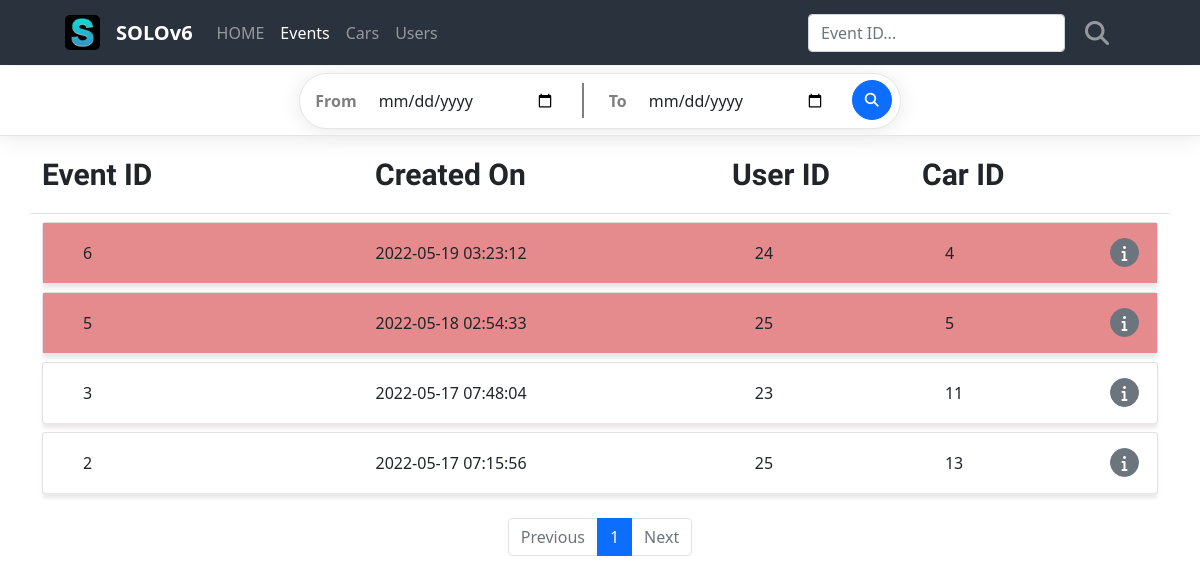
Before: / with the older database file.
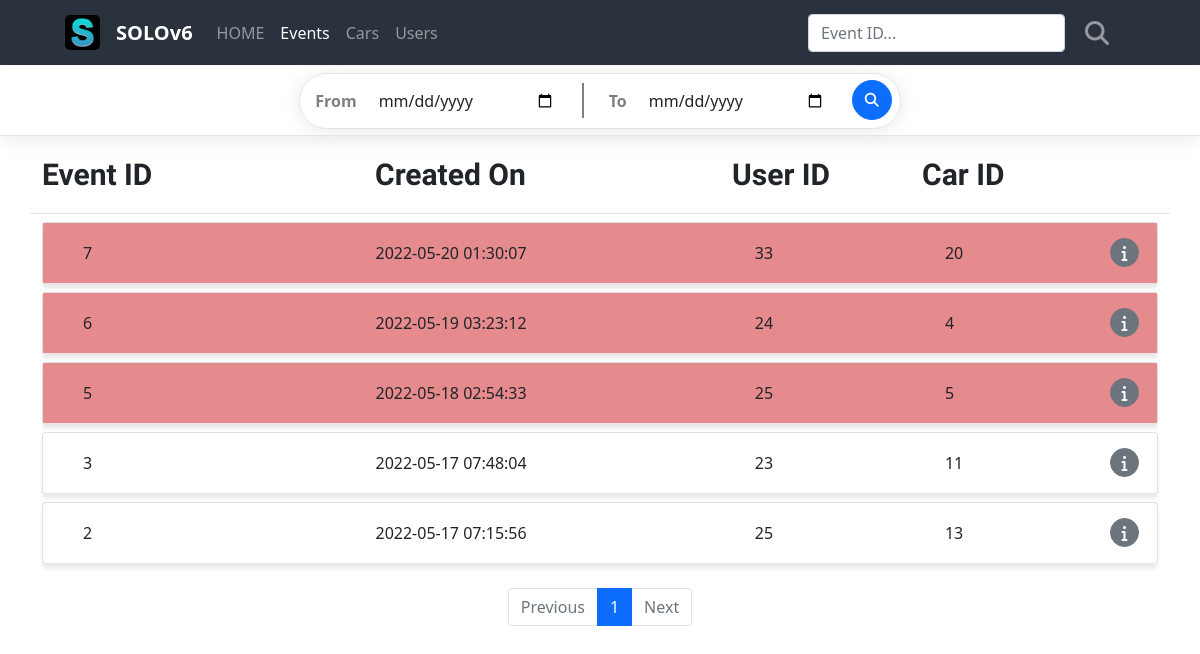
After: the same page with the newer database file.
### project/models/event.py (models this page shows)
class Event(db.Model):
    id = db.Column(db.Integer, primary_key=True)
    user_id = db.Column(db.Integer, db.ForeignKey('user.id', ondelete='CASCADE'))
    car_id = db.Column(db.Integer, db.ForeignKey('car.id', ondelete='CASCADE'))
    path_original = db.Column(db.String(100), unique=True, nullable=False)
    created_on = db.Column(db.DateTime(), default=func.now())
    is_damaged = db.Column(db.Boolean(), nullable=True)
    user = db.relationship('User', backref=db.backref('user_set'))
    car = db.relationship('Car', backref=db.backref('car_set'))

### project/routes/base_routes.py (the view)
@blueprint.route('/')
def index():
    input_from = request.args.get('input_from', default='')
    input_to = request.args.get('input_to', default='')
    page = request.args.get('page', type=int ,default=1)
    needle = request.args.get('needle', type=str, default='')
    event_list = EventModel.query.filter(
        EventModel.is_damaged != None
    ).order_by(
        EventModel.created_on.desc()
    )
    if needle:
        event_list = event_list.filter(
            EventModel.id.ilike(needle)
        )
    if input_from and input_to:
        event_list = event_list.filter(and_
            (func.date(EventModel.created_on) >= input_from),
            (func.date(EventModel.created_on) <= input_to)
        )
    event_list = event_list.paginate(page, per_page=10)
    return render_template('index.html', event_list=event_list, page=page)

### project/templates/index.html (shortened to what this page needs)
{% extends 'base.html' %}
{% block head %}
<link rel="stylesheet" href="../static/css/events.css">
{% endblock %}
{% block content %}
<nav class="navbar navbar-expand-lg navbar-dark">
    <div class="container-fluid">
        <a class="navbar-logo" href="{{ url_for('base.index') }}">
            <img class="logo" src="../static/images/favicons.ico/favicon-96x96.png" alt="Logo" height="35" width="35">
        </a>
        <a class="navbar-brand" href="{{ url_for('base.index') }}">SOLOv6</a>
        <div class="collapse navbar-collapse" id="navbarSupportedContent">
            <ul class="navbar-nav me-auto mb-2 mb-lg-0">
                <li class="nav-item">
                    <a class="nav-link active" aria-current="page" href="{{ url_for('base.index') }}">HOME</a>
                </li>
                <li class="nav-item">
                    <a class="nav-link active" href="{{ url_for('base.index') }}">Events</a>
                </li>
                <li class="nav-item">
                    <a class="nav-link active" href="{{ url_for('cars.cars') }}">Cars</a>
                </li>
                <li class="nav-item">
                    <a class="nav-link active" href="{{ url_for('users.users') }}">Users</a>
                </li>
            </ul>
            <form id="search-form" class="d-flex" action="{{ url_for('base.index') }}" method="get">
                <input id="needle search-needle" class="form-control me-2 search-form" type="text" name="needle" value="{{ needle or '' }}" placeholder="Event ID..." aria-label="Search">
                <button id="btn-search" class="btn search-btn" type="submit">
                    <i class="fa-solid fa-magnifying-glass fa-xl"></i>
                </button>
            </form>
        </div>
    </div>
</nav>
<div class="main">
    <div class="calendar-box">
        <div class="calendar-col">
            <form class="row calendar-form" action="{{ url_for('base.index') }}" method="get">
                <div class="col calendar-input-box">
                    <label for="startDate" id="input_from" class="calendar-input-label">From</label>
                    <input id="startDate" class="form-control calendar-input" type="date" name="input_from" value="''"/>
                    <div id="calendar-input-bar"></div>
                    <label for="endDate" id="input_to" class="calendar-input-label">To</label>
                    <input id="endDate" class="form-control calendar-input" type="date" name="input_to" value="''"/>
                </div>
                <div class="col calendar-btn-box">
                    <button id="calendar-btn" type="submit" class="btn btn-primary mb-3 calendar-btn">
                        <i class="fa-solid fa-magnifying-glass fa-sm"></i>
                    </button>
                </div>
            </form>
        </div>
    </div>
    <div class="container list-box">
        <div class="row list-title-box border-bottom">
            <div class="col-3 list-title my-3 me-5">
                Event ID
            </div>
            <div class="col-3 list-title my-3 me-5">
                Created On
            </div>
            <div class="col-2 list-title my-3 ms-4">
                User ID
            </div>
            <div class="col list-title my-3">
                Car ID
            </div>
        </div>
        {% if event_list %}
            {% for event in event_list.items %}
            {% if event.is_damaged == False %}
            <div class="card my-2">
                <div class="card-body">
                    <div class="row card-body-row">
                        <div class="col-3 list-col me-2">
                            {{ event.id }}
                        </div>
                        <div class="col-4 list-col">
                            {{ event.created_on }}
                        </div>
                        <div class="col list-col me-5">
                            {{ event.user_id }}
                        </div>
                        <div class="col list-col ms-4">
                            {{ event.car_id }}
                        </div>
                        <div class="col detail-box">
                            <form class="detail-form" action="{{ url_for('base.detail', id=event.id) }}" method="get">
                                <button type="submit" class="btn btn-secondary mb-3 detail-btn">
                                    <i class="fa-solid fa-info"></i>
                                </button>
                            </form>
                        </div>
                    </div>
                </div>
            </div>
            {% elif event.is_damaged == True %}
            <div class="card my-2">
                <div class="card-body background-red">
                    <div class="row card-body-row">
                        <div class="col-3 list-col me-2">
                            {{ event.id }}
                        </div>
                        <div class="col-4 list-col">
                            {{ event.created_on }}
                        </div>
                        <div class="col list-col me-5">
                            {{ event.user_id }}
                        </div>
                        <div class="col list-col ms-4">
                            {{ event.car_id }}
                        </div>
                        <div class="col detail-box">
                            <form class="detail-form" action="{{ url_for('base.detail', id=event.id) }}" method="get">
                                <button type="submit" class="btn btn-secondary mb-3 detail-btn">
                                    <i class="fa-solid fa-info"></i>
                                </button>
                            </form>
                        </div>
                    </div>
                </div>
            </div>
            {% endif %}
            {% endfor %}
        {% else %}
        <div class="row">
            <div class="col-12">
                <h2>❌ No Event Created ❌</h2>
            </div>
        </div>
        {% endif %}
    </div>
</div>
<ul class="pagination my-4 justify-content-center">
    {% if event_list.has_prev %}
    <li class="page-item">
        <a class="page-link" href="?input_from={{ request.args.get('input_from') or '' }}&input_to={{ request.args.get('input_to') or '' }}&page={{ event_list.prev_num }}">Previous</a>
    </li>
    {% else %}
    <li class="page-item disabled">
        <a class="page-link" tabindex="-1" aria-disabled="true" href="javascript:void(0)">Previous</a>
    </li>
    {% endif %}
    {% for page_num in event_list.iter_pages() %}
    {% if page_num %}
    {% if page_num != event_list.page %}
    <li class="page-item">
        <a class="page-link" href="?input_from={{ request.args.get('input_from') or '' }}&input_to={{ request.args.get('input_to') or '' }}&page={{ page_num }}">{{ page_num }}</a>
    </li>
    {% else %}
    <li class="page-item active" aria-current="page">
        <a class="page-link" href="javascript:void(0)">{{ page_num }}</a>
    </li>
    {% endif %}
    {% else %}
    <li class="disabled">
        <a class="page-link" href="javascript:void(0)">...</a>
    </li>
    {% endif %}
    {% endfor %}
    {% if event_list.has_next %}
    <li class="page-item">
        <a class="page-link" href="?input_from={{ request.args.get('input_from') or '' }}&input_to={{ request.args.get('input_to') or '' }}&page={{ event_list.next_num }}">Next</a>
    </li>
    {% else %}
    <li class="page-item disabled">
        <a class="page-link" tabindex="-1" aria-disabled="true" href="javascript:void(0)">Next</a>
    </li>
    {% endif %}
</ul>
{% endblock %}

### project/templates/base.html (shortened to what this page needs)
<!DOCTYPE html>
<html lang="en">
<head>
    <link rel="stylesheet" href="{{ url_for('static', filename='css/bootstrap.min.css') }}">
    <link rel="stylesheet" href="https://cdnjs.cloudflare.com/ajax/libs/font-awesome/6.1.1/css/all.min.css">
    <link rel="stylesheet" href="{{ url_for('static', filename='css/styles.css') }}">
    {% block head %}
    {% endblock %}
</head>
<body>
    {% block content %}
    {% endblock %}
</body>
</html>

### project/static/css/styles.css (style rules this page uses)
.navbar { position: fixed; top: 0; width: 100vw; height: 65px; padding-left: 53px; padding-right: 67px; z-index: 1; background-color: #2A323D; }
.navbar-brand { font-weight: 700; color: white; }
.navbar .container-fluid { height: 65px; }
.logo { border-radius: 5px; margin-right: 16px; }
.nav-link { opacity: 0.5; }
.d-flex { display: flex; align-items: center; margin: 0; }
.search-btn { color: white; opacity: 0.5; border: none; margin-left: 0; transition: color, opacity 0.2s ease-in-out; }
.main { margin-top: 66px; }
.card { z-index: 0; }
.card-body { height: 60px; padding: 0; box-shadow: 0px 5px 4px rgb(233, 231, 231); }
.list-title { font-size: 30px; font-weight: 600; }
.list-col { display: flex; align-items: center; height: 60px; }
.list-col:nth-child(1) { margin-left: 40px; }
.list-col:nth-child(3) { display: flex; justify-content: space-between; margin-right: 20px; }

### project/static/css/events.css (style rules this page uses)
.navbar-nav .nav-item:nth-child(2) .nav-link { opacity: 1; }
.calendar-box { display: flex; justify-content: center; align-items: center; height: 70px; border-bottom: 1px solid rgba(0, 0, 0, 0.1); box-shadow: 0px 2px 20px rgb(234, 232, 232); }
.calendar-col { border: 1px solid rgba(0, 0, 0, 0.1); border-radius: 45px; box-shadow: 0px 2px 20px rgb(234, 232, 232); padding-left: 15px; padding-right: 8px; }
.calendar-form { display: flex; align-items: center; margin: 0; }
.calendar-input-box { display: flex; align-items: center; padding: 0; }
.calendar-input { margin-right: 15px; border: none; width: 200px; }
.calendar-input-label { font-weight: 700; color: rgba(0, 0, 0, 0.5); margin-right: 10px; }
.calendar-btn-box { height: 54px; padding: 0; display: flex; justify-content: center; align-items: center; }
.calendar-btn { display: flex; justify-content: center; align-items: center; padding: 0; width: 40px; height: 40px; margin-top: 15px; padding-left: 0; border-radius: 50%; }
#calendar-input-bar { background-color: rgba(0, 0, 0, 0.5); width: 2px; height: 35px; margin-right: 25px; }
.list-title-box { font-family: 'Quicksand', sans-serif; font-weight: 700; }
.detail-box { position: relative; }
.detail-form { position: absolute; top: 15px; right: 30px; }
.detail-btn { margin: 0; width: 29px; height: 29px; display: flex; justify-content: center; align-items: center; border-radius: 50%; }
.background-red { background-color: #e58a8d; }

Changed rows visible on the page:
added Event: id "7", created_on "2022-05-20 01:30:07", user_id "33", car_id "20"
